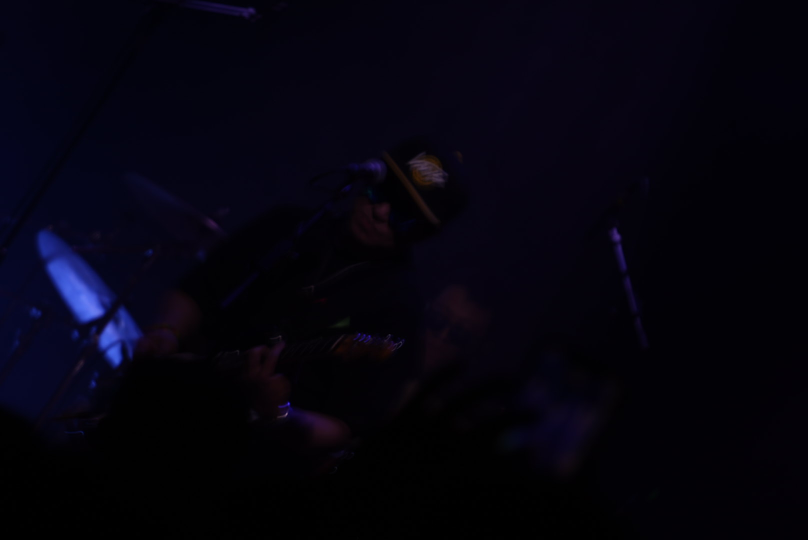
#> input picture data/fixtures/stage1/20260313__DSC06178.jpg, 1616 x 1080 px (shown at 1/2 size)
$ python -i image_proc.py   (imports and definitions only)   (older library calls are emulated)
#> lines starting #> are read from the running program, lines starting #| are printed output that depends on the picture
#> further down, picture is the input picture: shape (1080, 1616, 3); mean B, G, R 13.9, 3.4, 4.9
# engine/operators/image_proc.py
import cv2

def calculate_energy_score(image_path):
    """计算单张图片的能量得分"""
    img = cv2.imread(str(image_path), cv2.IMREAD_GRAYSCALE)
    if img is None: return 0
    img_small = cv2.resize(img, (512, 512))
    sharpness = cv2.Laplacian(img_small, cv2.CV_64F).var()
    contrast = img_small.std()
    return sharpness * (contrast ** 1.5)

def apply_clahe_enhancement(img):
    """CLAHE 增强逻辑"""
    lab = cv2.cvtColor(img, cv2.COLOR_BGR2LAB)
#> lab: shape (1080, 1616, 3); mean of channels 0, 1, 2 3.5, 130.7, 123.3
    l, a, b = cv2.split(lab)
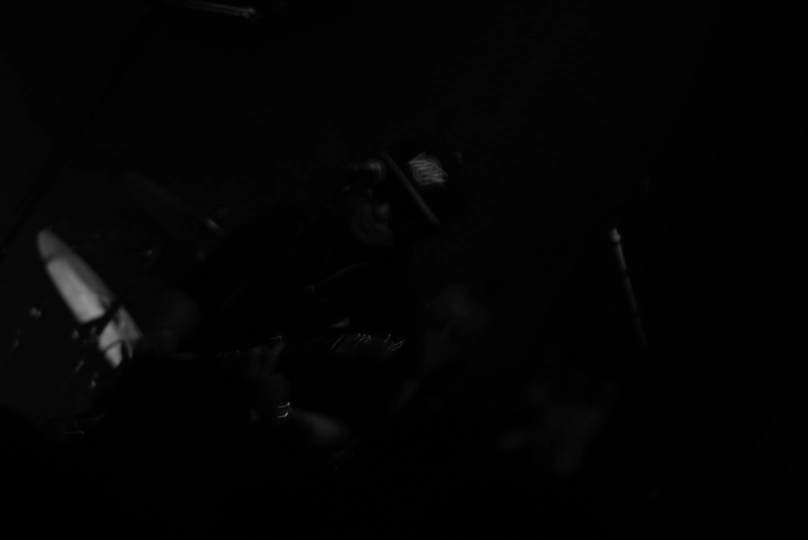
#> l: shape (1080, 1616) (shown at 1/2 size); min 0, max 144, mean 3.5
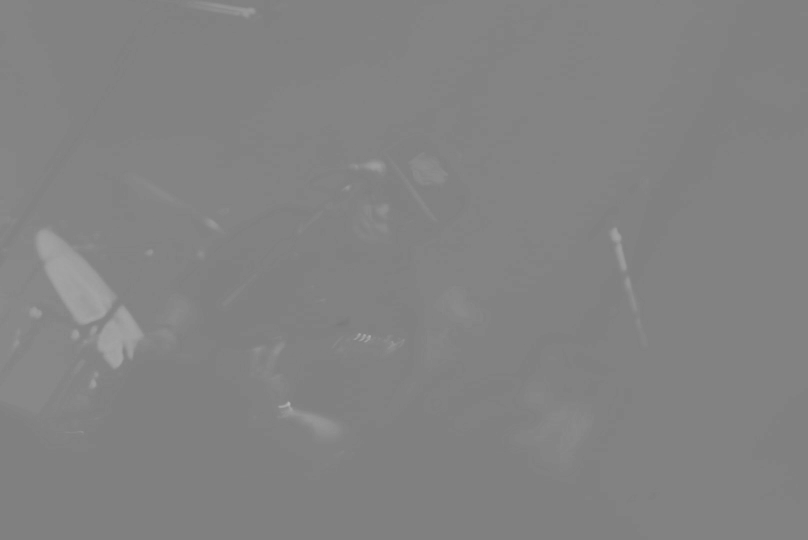
#> a: shape (1080, 1616) (shown at 1/2 size); min 121, max 182, mean 130.7
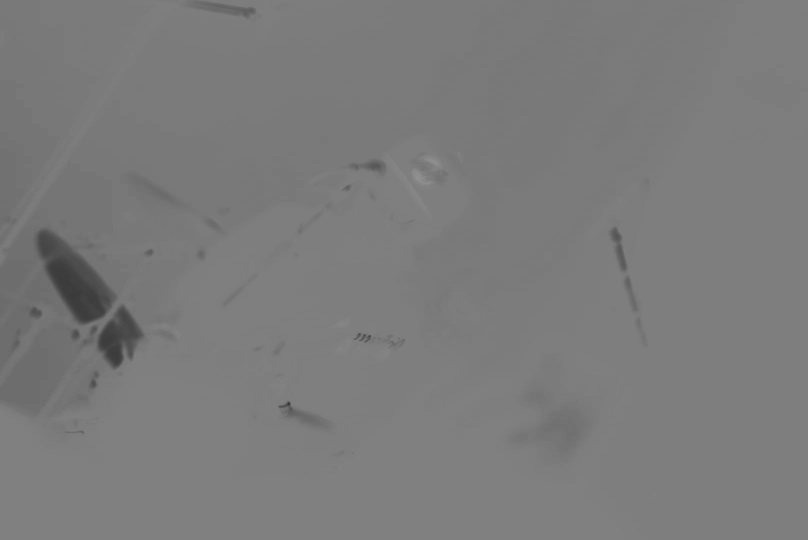
#> b: shape (1080, 1616) (shown at 1/2 size); min 51, max 146, mean 123.3
    clahe = cv2.createCLAHE(clipLimit=2.0, tileGridSize=(8, 8))
    l = clahe.apply(l)
    return cv2.cvtColor(cv2.merge((l, a, b)), cv2.COLOR_LAB2BGR)

>>> import cv2
>>> picture = cv2.imread('../../data/fixtures/stage1/20260313__DSC06178.jpg')
>>> result = apply_clahe_enhancement(picture)

$ run again, on data/fixtures/stage1/20260328__DSC09078.jpg
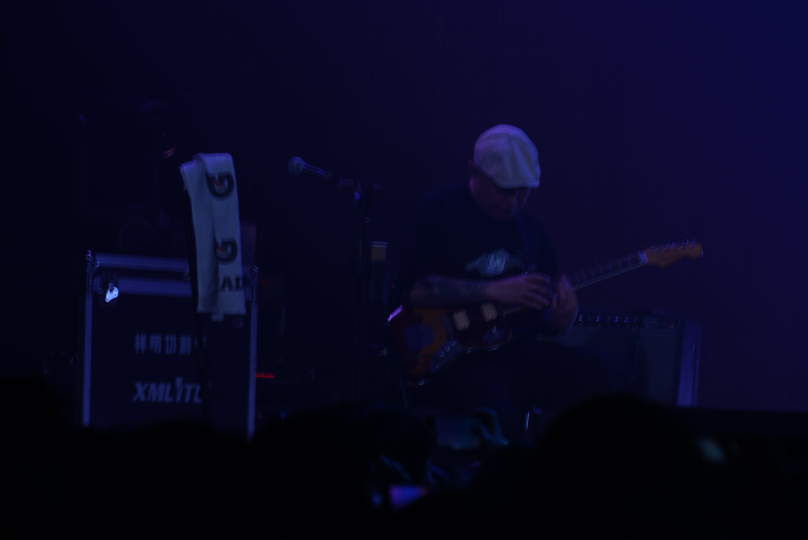
#> input picture data/fixtures/stage1/20260328__DSC09078.jpg, 1616 x 1080 px (shown at 1/2 size)
#> picture is the input picture: shape (1080, 1616, 3); mean B, G, R 32.4, 7.5, 7.7
#> lab: shape (1080, 1616, 3); mean of channels 0, 1, 2 8.4, 135.2, 113.3
#> in apply_clahe_enhancement, `l, a, b = cv2.split(lab)`:
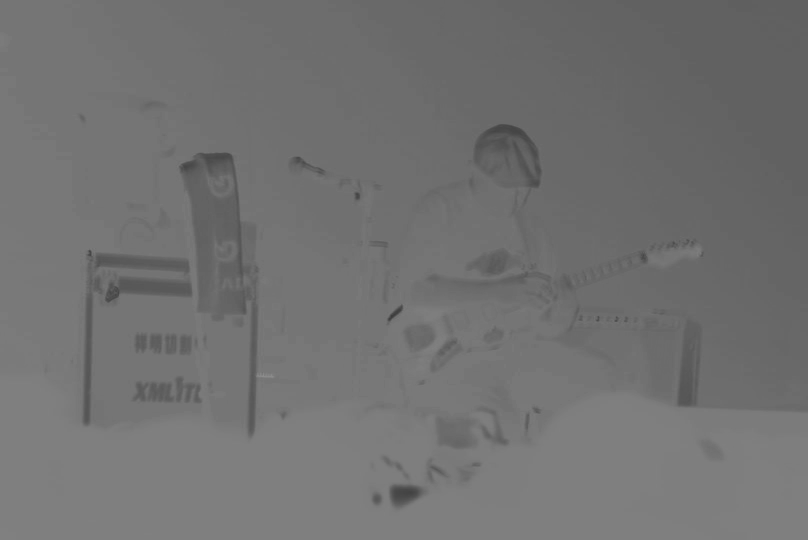
#> b: shape (1080, 1616) (shown at 1/2 size); min 56, max 144, mean 113.3
#> in apply_clahe_enhancement, `return cv2.cvtColor(cv2.merge((l, a, b)), cv2.COLOR_LAB2BGR)`:
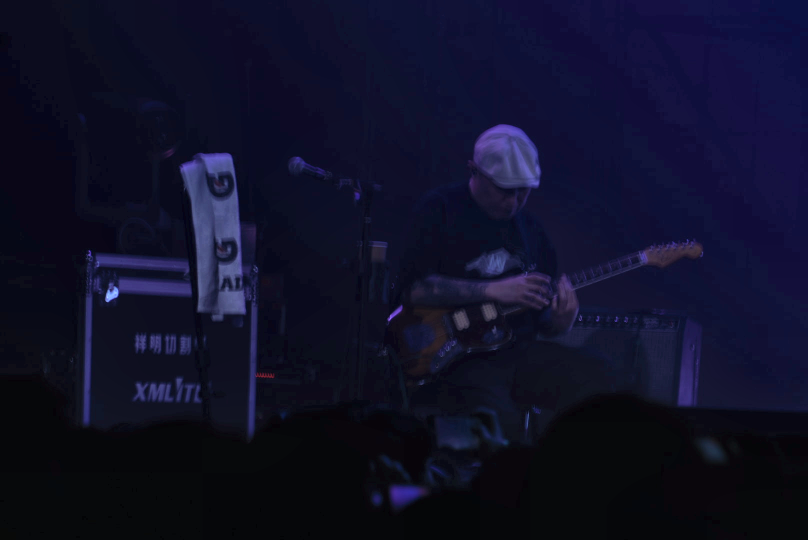
#> returned value: shape (1080, 1616, 3) (shown at 1/2 size); mean B, G, R 39.1, 15.7, 15.3

$ run again, on data/fixtures/stage1/20260328__DSC09080.jpg
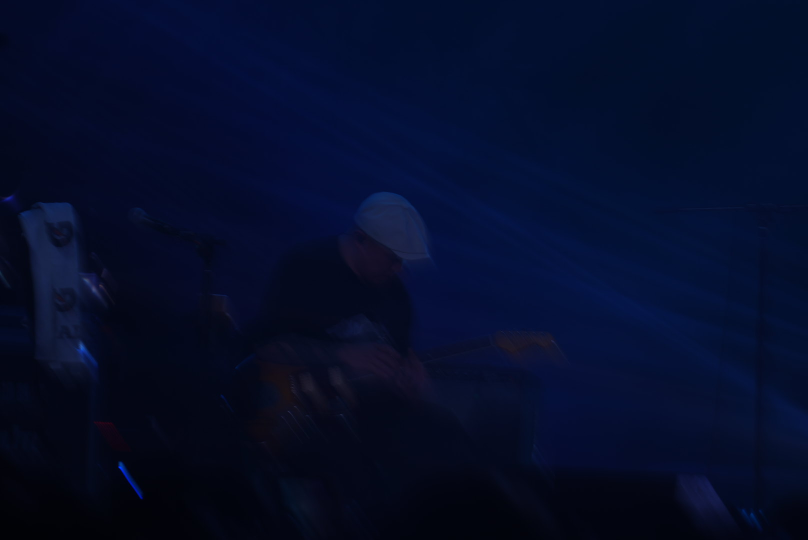
#> input picture data/fixtures/stage1/20260328__DSC09080.jpg, 1616 x 1080 px (shown at 1/2 size)
#> picture is the input picture: shape (1080, 1616, 3); mean B, G, R 41.6, 12.8, 4.5
#> lab: shape (1080, 1616, 3); mean of channels 0, 1, 2 11.8, 135, 109.1
#> in apply_clahe_enhancement, `l = clahe.apply(l)`:
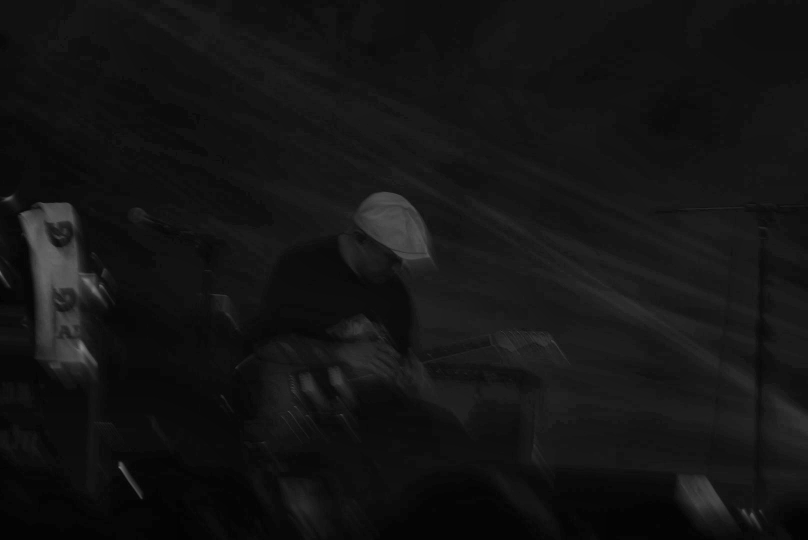
#> l: shape (1080, 1616) (shown at 1/2 size); min 3, max 133, mean 19.9
#> in apply_clahe_enhancement, `return cv2.cvtColor(cv2.merge((l, a, b)), cv2.COLOR_LAB2BGR)`:
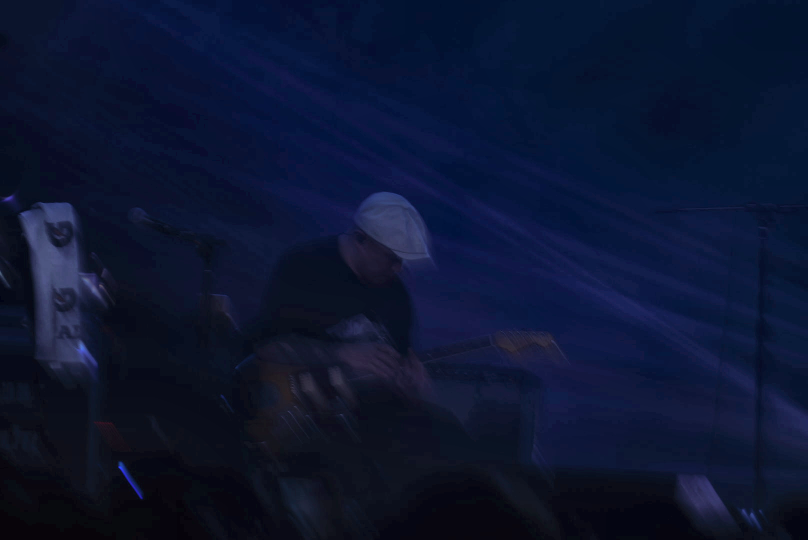
#> returned value: shape (1080, 1616, 3) (shown at 1/2 size); mean B, G, R 48.5, 20.9, 11.9
